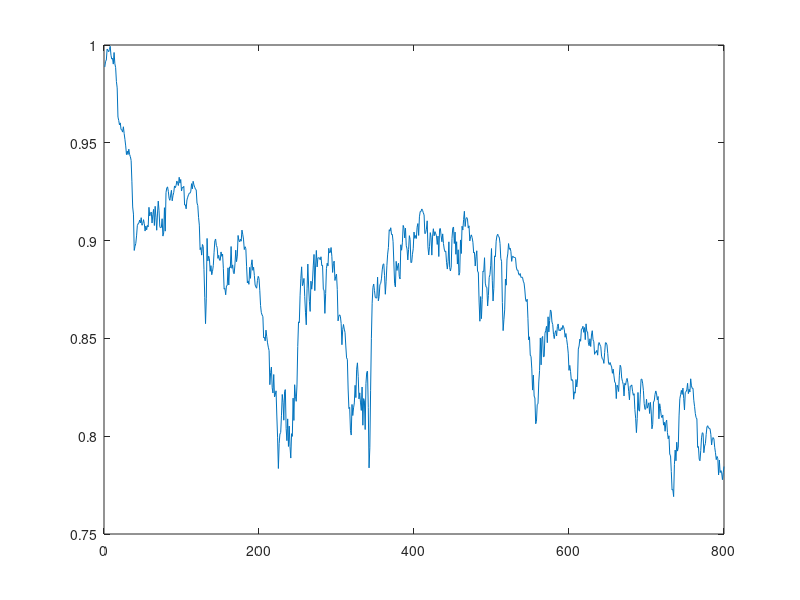

Write the MATLAB code that produced this figure. (Note: this script raises an error after producing the figure.)
% BACKPROPAGATION ALGORITHM TRAINING: ONLY FOR SINGLE HIDDEN LAYER
% Data Set
pattern=csvread('train.csv');
fid = fopen('wih.dat','w');	% Weights stored of input-hidden layer
fid1 = fopen('who.dat','w'); % Output stored of hidden-output layer
alpha =0.9;			% Momentum
%Convergence is made faster if a momentum factor is added to the weight updation process.
eta = 0.8;			% Learning rate
tol = 0.001;			% Error tolerance
Q = 800;       			% Total no. of the patterns to be input
n = 3; q = 6; p = 1;	% Architecture

% Initializing the values and weights

Wih = 2 * rand(n,q) - 1;	% Input-hidden random weight matrix
Whj = 2 * rand(q,p) - 1;	% Hidden-output random weight matrix
DeltaWih = zeros(n,q);	% Weight change matrices
DeltaWhj = zeros(q,p);  % matrix of qxp of zeros
DeltaWihOld = zeros(n,q);
DeltaWhjOld = zeros(q,p);
Si = [pattern(:,1:3)];	% Input signals
D = pattern(:,4);		% Desired values
Sh = [zeros(1,q)];		% Hidden neuron signals
Sy = zeros(1,p);		% Output neuron signals
deltaO = zeros(1,p);	% Error-slope product at output
deltaH = zeros(1,q);	% Error-slope product at hidden
sumerror = 2*tol;		% To get in to the loop

i=0;
itt=0;

figure;
%x=linespace(0,1);
tr=plot(D);
tr.Color=[0 0 0.5];
tr.Marker='o';
%hold on;

% Training BPA network

while sumerror>tol && itt<3000	% Iterate(Stops when error tolerance = 0.001 or when iteration reaches 20,000
   sumerror = 0;
   for k = 1:Q % for loop of input data (Q=99 times)
      Zh = Si(k,:) * Wih;		% Hidden activations
      Sh = [1./(1 + exp(-Zh))];	% Binary sigmoid function Hidden signals
      Yj = Sh * Whj;			% Output activations
      Sy = 1./(1 + exp(-Yj));	% Binary sigmoid function Output signals
      Ek = D(k) - Sy;			% Error vector
      deltaO = Ek .* Sy .* (1 - Sy);% Delta output
      for h = 1:q                            % Delta W: hidden-output
         DeltaWhj(h,:) = deltaO * Sh(h);
      end
      for h = 2:q							 % Delta hidden
         deltaH(h) = (deltaO * Whj(h,:)') * Sh(h) * (1 - Sh(h));
      end 
      for i = 1:n						 % Delta W: input-hidden
         DeltaWih(i,:) = deltaH(q:q) * Si(k,i);
      end
      Wih = Wih + eta * DeltaWih + alpha * DeltaWihOld;
      Whj = Whj + eta * DeltaWhj + alpha * DeltaWhjOld;      
      DeltaWihOld = DeltaWih;				 % Update weights(or)Store changes
      DeltaWhjOld = DeltaWhj;
      sumerror = sumerror + sum(Ek.^2); % Compute error
     
   end 
   
Iteration = itt
   sumerror	% Print epoch error
   itt=itt+1;
end
 
Wih
Whj
fprintf(fid,'%12.8f\n',Wih); 
fprintf(fid1,'%12.8f\n',Whj); 
status = fclose(fid);  
status = fclose(fid1);   